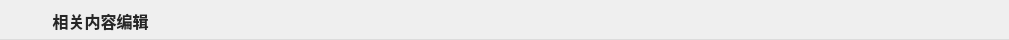
                       <widget class="QWidget" name="contentEdit_topbar" native="true">
                        <property name="maximumSize">
                         <size>
                          <width>16777215</width>
                          <height>40</height>
                         </size>
                        </property>
                        <property name="styleSheet">
                         <string notr="true">border-bottom:1px solid rgba(38,38,38,0.1000);</string>
                        </property>
                        <widget class="QLabel" name="label_58">
                         <property name="geometry">
                          <rect>
                           <x>10</x>
                           <y>0</y>
                           <width>40</width>
                           <height>40</height>
                          </rect>
                         </property>
                         <property name="text">
                          <string/>
                         </property>
                         <property name="pixmap">
                          <pixmap resource="twoDdisplay.qrc">:/twoDdisplay/images/adddxq.png</pixmap>
                         </property>
                        </widget>
                        <widget class="QLabel" name="label_46">
                         <property name="geometry">
                          <rect>
                           <x>40</x>
                           <y>5</y>
                           <width>121</width>
                           <height>31</height>
                          </rect>
                         </property>
                         <property name="styleSheet">
                          <string notr="true">font-size: 16px;
font-weight: 500;
color: #262626;
border:0;</string>
                         </property>
                         <property name="text">
                          <string>相关内容编辑</string>
                         </property>
                         <property name="alignment">
                          <set>Qt::AlignCenter</set>
                         </property>
                        </widget>
                        <widget class="QToolButton" name="contentEdit_close">
                         <property name="geometry">
                          <rect>
                           <x>970</x>
                           <y>0</y>
                           <width>30</width>
                           <height>30</height>
                          </rect>
                         </property>
                         <property name="minimumSize">
                          <size>
                           <width>30</width>
                           <height>30</height>
                          </size>
                         </property>
                         <property name="maximumSize">
                          <size>
                           <width>30</width>
                           <height>30</height>
                          </size>
                         </property>
                         <property name="cursor">
                          <cursorShape>PointingHandCursor</cursorShape>
                         </property>
                         <property name="toolTip">
                          <string>关闭</string>
                         </property>
                         <property name="styleSheet">
                          <string notr="true">QToolButton:hover{
	background-color:transparent;
	background-image: url(:/twoDdisplay/closehover);
    border:0px;}

QToolButton {
	background-color:transparent;
	background-image: url(:/twoDdisplay/close);
    border:0px;
}

</string>
                         </property>
                         <property name="text">
                          <string/>
                         </property>
                        </widget>
                       </widget>
